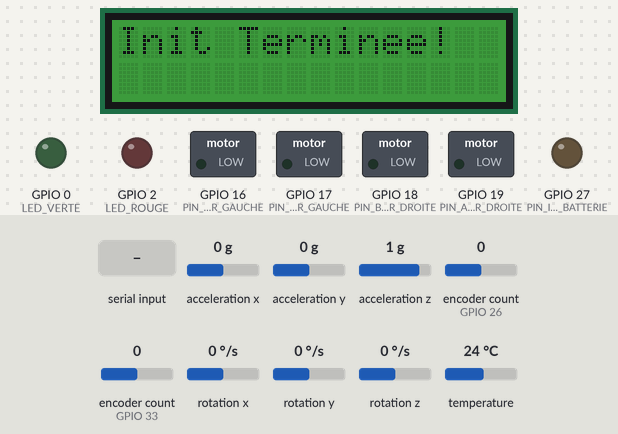
Recording of a program running on a simulated ESP32. On the bench: 16×2 character LCD, switched loads named in the program (green lamp = pin HIGH), output pins drawn as LEDs (lit = HIGH). The test bench sets the inputs (shaded band); at power-on: acceleration y 0 g, encoder count (sensors on GPIO 26, GPIO 33) 0, acceleration z 1 g, acceleration x 0 g, rotation x 0 °/s, rotation y 0 °/s, rotation z 0 °/s, temperature 24 °C (analog values on the 0–4095 scale). What the program prints to the serial monitor is not drawn.

Above: at 3.0 s.
At 11.6 s:
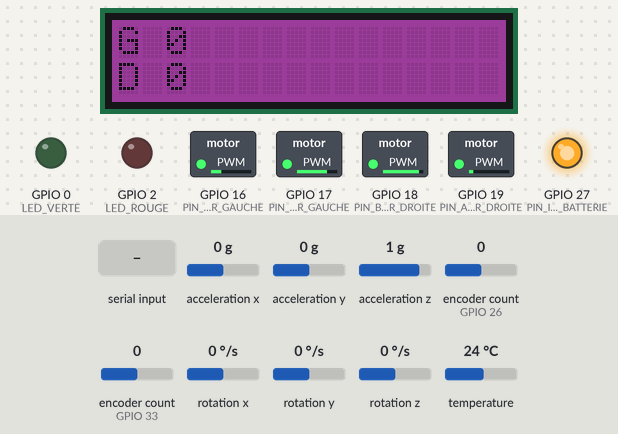
11.7 s: "Te\n" received over Serial
At 12.8 s:
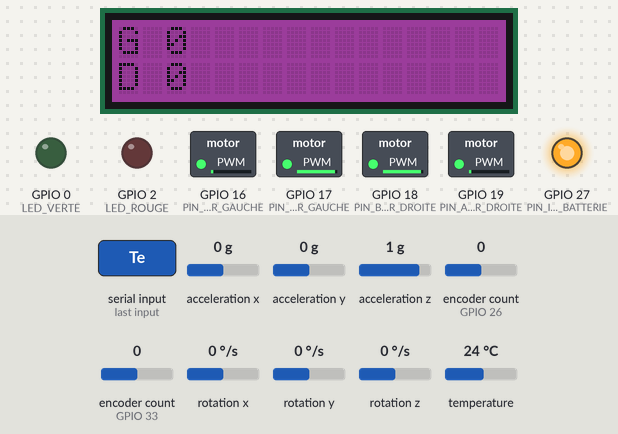
14.7 s: acceleration y set to -0.2 g
17.7 s: encoder count (sensor on GPIO 26) set to -1
At 18.2 s:
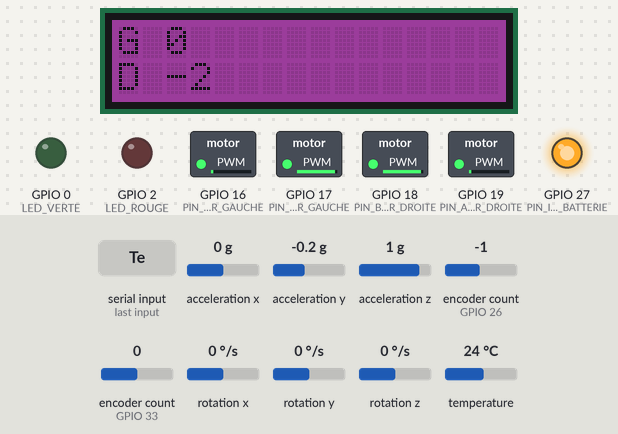
20.7 s: acceleration z set to 0.1 g
23.7 s: acceleration z set to -0.2 g
26.7 s: encoder count (sensor on GPIO 33) set to -1
At 28.2 s:
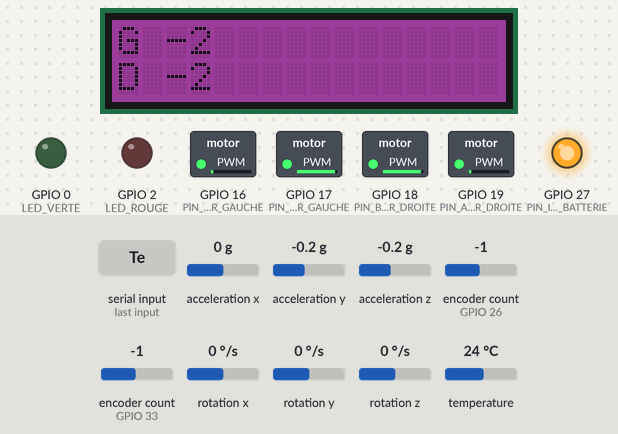
Timing chart, 0 to 29.7 s (numbered marks = the images above; inputs shaded):
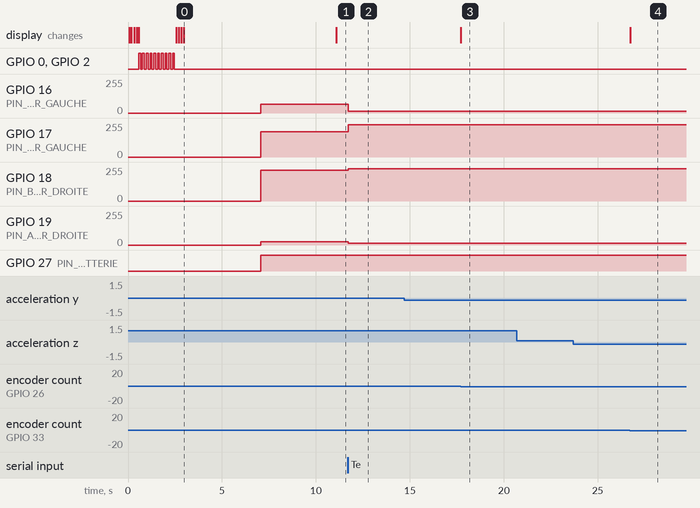

Measured:
- after the input at 11.7 s, GPIO 16 (PIN_B_MOTEUR_GAUCHE): 64/255 → 13/255 at once; GPIO 17 (PIN_A_MOTEUR_GAUCHE): 191/255 → 242/255 at once; GPIO 18 (PIN_B_MOTEUR_DROITE): 229/255 → 242/255 at once; GPIO 19 (PIN_A_MOTEUR_DROITE): 26/255 → 13/255 at once
- after the input at 17.7 s, the display: changes at once (image 3)
- after the input at 26.7 s, the display: changes at once (image 4)
- what the display in image 0 shows lasts 8.1 s, from 3.0 s to 11.1 s

The program:

main.cpp
```cpp
#include <Arduino.h>
#include <ESP32Encoder.h>
#include <Adafruit_MPU6050.h>
#include "rgb_lcd.h"
#include "esp_adc_cal.h"
#include "driver/adc.h"

// #define SCAN_I2C_ID

// Déclaration des périphériques
Adafruit_MPU6050 mpu;
rgb_lcd lcd;

ESP32Encoder encodergauche;
ESP32Encoder encoderdroite;

// Déclaration des événements du MPU6050
sensors_event_t a, g, temp;
double angle = 0;
double z = 0;
double y = 0;
double x = 0;

// Pins des encodeurs
#define PIN_A_ENCODEUR_GAUCHE 33
#define PIN_B_ENCODEUR_GAUCHE 32
#define PIN_A_ENCODEUR_DROITE 26
#define PIN_B_ENCODEUR_DROITE 25
#define TIC_UN_TOUR 752.0
// Variables globales encoder
long double val_tick_gauche = 0;
long double val_tick_droite = 0;

// Pin des moteur
int frequence = 19000;
int resolution = 12;
#define PIN_A_MOTEUR_GAUCHE 17
#define PIN_B_MOTEUR_GAUCHE 16
#define PIN_A_MOTEUR_DROITE 19
#define PIN_B_MOTEUR_DROITE 18

#define CANAL_MOTEUR_DROIT_1 1
#define CANAL_MOTEUR_DROIT_2 2
#define CANAL_MOTEUR_GAUCHE_3 3
#define CANAL_MOTEUR_GAUCHE_4 4
double frottement_moteur = 0.20;
double frottement_moteur_gauche = 0.0;
double frottement_moteur_droite = 0.15;

void init_moteur(bool activate);
void moteur_gauche(int pwm);
void moteur_droite(int pwm);

// Pins des LED
#define LED_VERTE 0
#define LED_ROUGE 2
int8_t test_led = 0;
// Pin mesure batterie
#define PIN_MESURE_TENSION 36
#define PIN_INTERRUPTEUR_BATTERIE 27
// esp_adc_cal_characteristics_t adc_chars; // allocation statique
double mesure_bat(int pin, int nb_lectures = 50);

// Mutex pour protéger le bus I²C
SemaphoreHandle_t i2cMutex;

#define time_wait_init_ms 100
double A, B;
bool FlagCalcul = 0;
float Te = 5;
float Tau = 250;
double Tau_vitesse = 333;        // pour que le syteme réagisse en quasi 1 seconde
double tension_reference = 8.12; // V
// Theta en position en angulaire
double thetaG = 0;
double thetaGF = 0;
double thetaW = 0;
double thetaWF = 0;
double theta = 0;
// Theta encodeur et vitesse en angulaire
double distance_gauche_parcourue = 0;
double distance_droite_parcourue = 0;

double theta_encodeur_gauche = 0;
double theta_encodeur_droite = 0;
double theta_encodeur_moyenne = 0;
double theta_encodeur_moyenne_prec = 0;

double vitesse_angulaire = 0;
double vitesse_angulaire_filtrer = 0;
double vitesse_angulaire_filter_prec = 0;

// Variable assservissement angulaire
double erreur_pos_ang = 0;
double cons_equilibre = 0;

double commande_position_angulaire = 0;

double commande_gauche = 0;
double commande_droite = 0;

double Kp_position = 9.12;    // 19.6
double Kd_position = -0.0285; //-0.83
double Ki_postion = 0.177;    // 0
double somme_integral_postion = 0;
double integral_limite_position_angulaire = 0.25;

// Variable assservissement vitesse
double erreur_vit_angulaire = 0;
double erreur_vit_angulaire_prec = 0;

double cons_vitesse_angulaire = 0;
double commande_vitesse_angulaire = 0;

double Kp_vitesse = 0; //
double Kd_vitesse = 0; //
double Ki_vitesse = 0; // 0
double somme_integral_vitesse = 0;
double integral_limite_vitesse = 0.25;

void controle(void *parameters)
{
  // Demander a M.CLAMAINS toute information complémentaire sur la ligne suivante
  TickType_t xLastWakeTime;
  xLastWakeTime = xTaskGetTickCount();

  while (1)
  {
    // Lecture des données MPU6050
    if (xSemaphoreTake(i2cMutex, portMAX_DELAY) == pdTRUE)
    { // Prendre le mutex
      static bool one_pass = true;
      if (one_pass)
      {
        for (int i = 0; i <= 1; i++)
        {
          delay(2000);
        }
        digitalWrite(PIN_INTERRUPTEUR_BATTERIE, HIGH);
        one_pass = false;
      }
      /********************** Asservissement en vitesse */
      // // Lecture des ticks des encodeurs
      val_tick_gauche = encodergauche.getCount();
      val_tick_droite = encoderdroite.getCount();
      // Je sais qu'en 1 tour je x tic, donc je convertis le nombre de tic pour avoir des tours
      distance_gauche_parcourue = val_tick_gauche * 1.0 / TIC_UN_TOUR;
      distance_droite_parcourue = val_tick_droite * 1.0 / TIC_UN_TOUR;
      // Conversion en radians
      theta_encodeur_gauche = 2.0 * M_PI * distance_gauche_parcourue / 1.0;
      theta_encodeur_droite = 2.0 * M_PI * distance_droite_parcourue / 1.0;

      theta_encodeur_moyenne = (theta_encodeur_gauche + theta_encodeur_droite) / 2.0;

      vitesse_angulaire = (theta_encodeur_moyenne - theta_encodeur_moyenne_prec) / (Te / 1000.0); // rad/s

      theta_encodeur_moyenne_prec = theta_encodeur_moyenne;

      vitesse_angulaire_filtrer = (vitesse_angulaire + vitesse_angulaire_filter_prec * Tau_vitesse / Te) / (1 + Tau_vitesse / Te);

      vitesse_angulaire_filter_prec = vitesse_angulaire_filtrer;

      erreur_vit_angulaire = cons_vitesse_angulaire - vitesse_angulaire_filtrer;

      commande_vitesse_angulaire = 1.0 * erreur_vit_angulaire * Kp_vitesse + 1.0 * Kd_vitesse * (erreur_vit_angulaire - erreur_vit_angulaire_prec) / Te;
      erreur_vit_angulaire_prec = erreur_vit_angulaire;

      /********************** Calcul du Theta */
      mpu.getEvent(&a, &g, &temp);
      xSemaphoreGive(i2cMutex); // Libérer le mutex
      z = a.acceleration.z;
      y = a.acceleration.y;
      x = a.acceleration.x;
      angle = degrees(atan2(y, z));
      /********************** Calcul du Theta */
      // Calcul de théta a l'aide de l'accélération mesurer
      thetaG = atan2(y, z); // Permet de calculer l'angle Théta G avec un angle dans la valeur est entier relatif
      // Calcul du Théta filtrer
      thetaGF = A * thetaG + B * thetaGF;

      // Calcul de théta a l'aide de la valeur mesurer par le gyroscope
      thetaW = g.gyro.x * Tau * 1e-3;
      // Calcul du thétaW filtrer
      thetaWF = A * thetaW + B * thetaWF;

      // Calcule de la somme permettant d'avoir un passe bande filtrer
      theta = thetaGF + thetaWF;
      /********************** Asservissement en position */
      erreur_pos_ang = (commande_vitesse_angulaire + cons_equilibre) - theta;

      float proportionnel_position_angulaire = erreur_pos_ang * Kp_position;
      float derivee_position_angulaire = Kd_position * 1 * g.gyro.x;

      somme_integral_postion += erreur_pos_ang * Te;
      if (somme_integral_postion > integral_limite_position_angulaire)
      {
        somme_integral_postion = integral_limite_position_angulaire;
      }
      else if (somme_integral_postion < -integral_limite_position_angulaire)
      {
        somme_integral_postion = -integral_limite_position_angulaire;
      }

      double integral = Ki_postion * somme_integral_postion;

      commande_position_angulaire = proportionnel_position_angulaire + derivee_position_angulaire + integral_limite_position_angulaire;

      if (commande_position_angulaire < 0)
      {
        // commande_position_angulaire = commande_position_angulaire - frottement_moteur;
        commande_gauche = commande_position_angulaire - frottement_moteur_gauche;
        commande_droite = commande_position_angulaire - frottement_moteur_droite;
      }
      else if (commande_position_angulaire > 0)
      {
        // commande_position_angulaire = commande_position_angulaire + frottement_moteur;
        commande_gauche = commande_position_angulaire + frottement_moteur_gauche;
        commande_droite = commande_position_angulaire + frottement_moteur_droite;
      }
      commande_gauche = constrain(commande_gauche, -0.45, +0.45);
      commande_droite = constrain(commande_droite, -0.45, +0.45);
      commande_gauche = commande_gauche + 0.5;
      commande_droite = commande_droite + 0.5;
      float pwm_gauche = commande_gauche * ((1 << resolution) - 1);
      float pwm_droite = commande_droite * ((1 << resolution) - 1);

      moteur_gauche((int)pwm_gauche);
      moteur_droite((int)pwm_droite);

      // Serial.print(x);
      // Serial.printf(" ");
      // Serial.print(y);
      // Serial.printf(" ");
      // Serial.print(z);
      // Serial.printf(" ");
      // Serial.print(angle);
      // Serial.printf(" ");
      // Serial.print((double)val_tick_gauche);
      // Serial.printf(" ");
      // Serial.print((double)val_tick_droite);
      // Serial.printf(" ");
      // Serial.print((double)mesure_bat(PIN_MESURE_TENSION, 50));
    }
    // moteur_gauche((int)4095);
    // moteur_droite((int)4095);

    FlagCalcul = true;
    vTaskDelayUntil(&xLastWakeTime, pdMS_TO_TICKS(Te));

    // Demander a M.CLAMAINS toute information complémentaire sur la ligne suivante
  }
}

void setup()
{
  Serial.begin(115200);
#ifdef SCAN_I2C_ID
  Wire.begin();
  Serial.println("Scanning I2C bus...");
  for (byte i = 1; i < 127; i++)
  {
    Wire.beginTransmission(i);
    if (Wire.endTransmission() == 0)
    {
      Serial.print("I2C device found at address 0x");
      Serial.println(i, HEX);
    }
  }
  Serial.println("Scan complete.");
#endif
  // Initialisation du mutex
  i2cMutex = xSemaphoreCreateMutex();
  if (i2cMutex == NULL)
  {
    Serial.println("Erreur : création du mutex I2C échouée !");
    while (1)
      ;
  }

  // Initialisation de l'écran LCD
  if (xSemaphoreTake(i2cMutex, portMAX_DELAY) == pdTRUE)
  {
    lcd.begin(16, 2);
    lcd.setRGB(127, 127, 0); // Couleur jaune pour l'initialisation
    lcd.print("Init LCD...");
    delay(time_wait_init_ms);
    xSemaphoreGive(i2cMutex); // Libérer le mutex après l'initialisation
  }
  lcd.clear();
  lcd.print("LCD OK");
  Serial.println("Écran LCD initialisé.");
  delay(time_wait_init_ms);
  // Initialisation du MPU6050
  if (xSemaphoreTake(i2cMutex, portMAX_DELAY) == pdTRUE)
  {
    lcd.clear();
    lcd.print("Init MPU6050...");
  }

  if (!mpu.begin())
  {
    Serial.println("Erreur : initialisation du capteur MPU6050 échouée !");
    lcd.clear();
    lcd.print("Erreur INIT...");

    while (1)
      yield();
  }
  mpu.setGyroRange(MPU6050_RANGE_2000_DEG);
  Serial.println("Capteur MPU6050 détecté !");
  xSemaphoreGive(i2cMutex);

  lcd.clear();
  lcd.setCursor(0, 0);
  lcd.print("MPU6050 OK");
  lcd.setCursor(0, 1);
  lcd.print("MPU6050 détecté !");
  delay(time_wait_init_ms);
  // Initialisation des encodeurs

  lcd.clear();
  lcd.print("Init Encodeurs...");

  ESP32Encoder::useInternalWeakPullResistors = UP; // Utilise les résistances internes
  encoderdroite.attachHalfQuad(PIN_A_ENCODEUR_DROITE, PIN_B_ENCODEUR_DROITE);
  encodergauche.attachHalfQuad(PIN_A_ENCODEUR_GAUCHE, PIN_B_ENCODEUR_GAUCHE);
  encoderdroite.clearCount();
  encodergauche.clearCount();

  Serial.println("Encodeurs initialisés.");
  lcd.clear();
  lcd.print("Encodeurs OK");
  delay(time_wait_init_ms);

  Serial.println("LED init");
  lcd.clear();
  lcd.print("LED init");

  pinMode(LED_VERTE, OUTPUT);
  pinMode(LED_ROUGE, OUTPUT);

  while (test_led < (10))
  {
    digitalWrite(LED_VERTE, true);
    digitalWrite(LED_ROUGE, true);
    Serial.println("Allume");
    delay(time_wait_init_ms);
    digitalWrite(LED_VERTE, false);
    digitalWrite(LED_ROUGE, false);
    Serial.println("eteint");
    delay(time_wait_init_ms);
    test_led++;
  }

  lcd.clear();
  lcd.print("LED OK");
  delay(time_wait_init_ms);

  lcd.clear();
  lcd.print("Init Moteurs...");

  init_moteur(true);
  Serial.println("Moteurs initialisés.");
  lcd.clear();
  lcd.print("Moteur OK");
  delay(time_wait_init_ms);

  lcd.clear();
  lcd.print("Init Mesure tension...");
  pinMode(PIN_MESURE_TENSION, INPUT);
  analogReadResolution(12);
  pinMode(PIN_INTERRUPTEUR_BATTERIE, OUTPUT);
  digitalWrite(PIN_INTERRUPTEUR_BATTERIE, LOW);

  Serial.println("Mesure tension initialisés.");
  lcd.clear();
  lcd.print("Mesure bat OK");
  delay(time_wait_init_ms);

  // Finalisation
  lcd.clear();
  lcd.setRGB(0, 127, 0); // Couleur verte pour signaler la fin
  lcd.print("Init Terminee!");
  delay(time_wait_init_ms);
  xSemaphoreGive(i2cMutex);

  xTaskCreate(
      controle,   // nom de la fonction
      "controle", // nom de la tache que nous venons de vréer
      10000,      // taille de la pile en octet
      NULL,       // parametre
      1,          // tres haut niveau de priorite
      NULL        // descripteur
  );
  // ! Calcul des coefficents du filtre sans développement des expressions de la fonction de transfert
  A = 1 / (1 + Tau / Te);
  B = A * (Tau / Te);

  Serial.println("Initialisation terminée.");
}
void loop()
{
  if (FlagCalcul)
  {
    // Mise à jour de l'écran LCD
    if (xSemaphoreTake(i2cMutex, portMAX_DELAY) == pdTRUE)
    { // Prendre le mutex
      lcd.clear();
      lcd.setRGB(127, 0, 127);
      lcd.setCursor(0, 0);
      lcd.printf("G %d", (int)val_tick_gauche);
      lcd.setCursor(0, 1);
      lcd.printf("D %d", (int)val_tick_droite);
      xSemaphoreGive(i2cMutex); // Libérer le mutex
      Serial.print(angle);
      Serial.printf(" ");
      Serial.print(erreur_pos_ang);
      Serial.printf(" ");
      Serial.print(erreur_vit_angulaire);
      Serial.printf(" ");
      Serial.print(commande_vitesse_angulaire);
      Serial.printf(" ");
      Serial.print(commande_position_angulaire);
      Serial.println();
    }
    FlagCalcul = false;
  }
}

void init_moteur(bool activate)
{
  if (activate)
  {
    // Config Moteur
    ledcSetup(CANAL_MOTEUR_DROIT_1, frequence, resolution);
    ledcSetup(CANAL_MOTEUR_DROIT_2, frequence, resolution); // <--- MANQUANT
    // Connexion entre les pins et les canaux
    ledcAttachPin(PIN_A_MOTEUR_DROITE, CANAL_MOTEUR_DROIT_1);
    ledcAttachPin(PIN_B_MOTEUR_DROITE, CANAL_MOTEUR_DROIT_2);

    ledcSetup(CANAL_MOTEUR_GAUCHE_3, frequence, resolution);
    ledcSetup(CANAL_MOTEUR_GAUCHE_4, frequence, resolution); // <--- MANQUANT

    // Connexion entre les pins et les canaux
    ledcAttachPin(PIN_A_MOTEUR_GAUCHE, CANAL_MOTEUR_GAUCHE_3);
    ledcAttachPin(PIN_B_MOTEUR_GAUCHE, CANAL_MOTEUR_GAUCHE_4);
    Serial.printf("canal 1 = %d ", ledcRead(CANAL_MOTEUR_DROIT_1));
    Serial.printf("canal 2 = %d", ledcRead(CANAL_MOTEUR_DROIT_2));
    Serial.printf("canal 3 = %d ", ledcRead(CANAL_MOTEUR_GAUCHE_3));
    Serial.printf("canal 4 = %d \n", ledcRead(CANAL_MOTEUR_GAUCHE_4));
  }
}

void moteur_droite(int pwm)
{
  pwm = constrain(pwm, 0, ((1 << resolution) - 1));
  int reverse_pwm;
  reverse_pwm = ((1 << resolution) - 1) - pwm;
  ledcWrite(CANAL_MOTEUR_DROIT_1, reverse_pwm);
  ledcWrite(CANAL_MOTEUR_DROIT_2, pwm);
  // Serial.printf(" pwmd %d ", pwm);
  // Serial.printf(" ");
  // Serial.print(reverse_pwm);
  // Serial.printf(" ");
}
void moteur_gauche(int pwm)
{
  pwm = constrain(pwm, 0, ((1 << resolution) - 1));
  int reverse_pwm;
  reverse_pwm = ((1 << resolution) - 1) - pwm;
  ledcWrite(CANAL_MOTEUR_GAUCHE_3, pwm);
  ledcWrite(CANAL_MOTEUR_GAUCHE_4, reverse_pwm);
  // Serial.printf("pwmg %d ", pwm);
  // Serial.printf(" ");
  // Serial.print(reverse_pwm);
  // Serial.printf(" ");
}

double mesure_bat(int pin, int nb_lectures)
{
  int adcValue = analogRead(pin); // 0 à 4095
  long somme = 0;                 // utiliser long pour éviter overflow
  for (int i = 0; i < nb_lectures; i++)
  {
    somme += analogRead(pin); // additionner toutes les lectures
    delayMicroseconds(50);    // petit délai pour stabilité
  }

  int adcMoyenne = somme / (int)nb_lectures;
  double Vout = (adcMoyenne * 3.3) / 4095.0;

  double Vin = Vout * ((15000.0 + 5600.0) / 5600.0) * 1.05;
  return Vin;
}

void reception(char ch)
{

  static int i = 0;
  static String chaine = "";
  String commande;
  String valeur;
  int index, length;

  if ((ch == 13) or (ch == 10))
  {
    index = chaine.indexOf(' ');
    length = chaine.length();
    if (index == -1)
    {
      commande = chaine;
      valeur = "";
    }
    else
    {
      commande = chaine.substring(0, index);
      valeur = chaine.substring(index + 1, length);
    }

    if (commande == "Tau")
    {
      Tau = valeur.toFloat();
      // calcul coeff filtre
      A = 1 / (1 + Tau / Te);
      B = Tau / Te * A;
    }
    if (commande == "Te")
    {
      Te = valeur.toInt();
    }
    if (commande == "C")
    {
      Kp_position = valeur.toDouble();
    }
    if (commande == "Kd")
    {
      Kd_position = valeur.toDouble();
    }
    if (commande == "Ki")
    {
      Ki_postion = valeur.toDouble();
    }

    if (commande == "Fr_g")
    {
      frottement_moteur_gauche = valeur.toDouble();
    }

    if (commande == "Fr_d")
    {
      frottement_moteur_droite = valeur.toDouble();
    }
    if (commande == "Kp_v")
    {
      Kp_vitesse = valeur.toDouble();
    }
    if (commande == "Kd_v")
    {
      Kd_vitesse = valeur.toDouble();
    }
    if (commande == "Ki_v")
    {
      Ki_vitesse = valeur.toDouble();
    }
    if (commande == "cons_v")
    {
      cons_vitesse_angulaire = valeur.toDouble();
    }
    // if (commande == "consE")
    // {
    //   consE = valeur.toFloat();
    //   // Serial.println(consE);
    // }
    // if (commande == "Kw")
    // {
    //   Kw = valeur.toFloat();
    // }
    // if (commande == "Kwd")
    // {
    //   Kwd = valeur.toFloat();
    // }

    // if (commande == "consVit")
    // {
    //   CONSv = valeur.toFloat();
    // }
    chaine = "";
  }
  else
  {
    chaine += ch;
  }
}

void serialEvent()
{
  while (Serial.available() > 0) // tant qu'il y a des caractères à lire
  {
    reception(Serial.read());
  }
}
```
